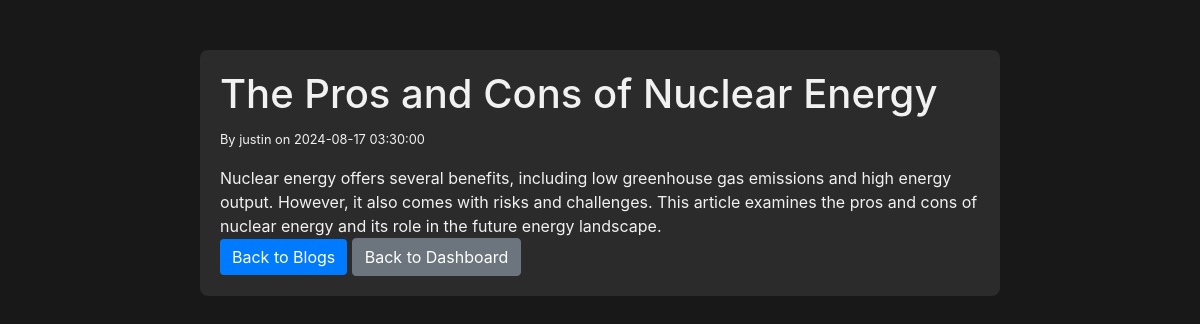
Screenshot of /blog.php?id=14 (signed in) with the database file from the repository.
### tables this page shows
CREATE TABLE `blogs` (
  `id` int NOT NULL,
  `title` varchar(255) NOT NULL,
  `content` text NOT NULL,
  `author_id` int NOT NULL,
  `created_at` timestamp NULL DEFAULT CURRENT_TIMESTAMP
);

CREATE TABLE `users` (
  `id` int NOT NULL,
  `username` varchar(255) NOT NULL,
  `email` varchar(255) NOT NULL,
  `password` varchar(255) NOT NULL,
  `created_at` timestamp NULL DEFAULT CURRENT_TIMESTAMP
);

### blog.php (the view, shortened to what this page needs)
<?php
include 'db_connect.php';
$blog_id = intval($_GET['id']);
$stmt = $conn->prepare("SELECT blogs.title, blogs.content, users.username AS author, blogs.created_at
                         FROM blogs JOIN users ON blogs.author_id = users.id
                         WHERE blogs.id = ?");
$stmt->bind_param("i", $blog_id);
$stmt->execute();
$stmt->store_result();
$stmt->bind_result($title, $content, $author, $created_at);
?>
<!DOCTYPE html>
<html lang="en">
<head>
    <link rel="stylesheet" href="https://stackpath.bootstrapcdn.com/bootstrap/4.5.2/css/bootstrap.min.css">
</head>
<body>
    <div class="container">
        <h1><?php echo htmlspecialchars($title); ?></h1>
        <p><small>By <?php echo htmlspecialchars($author); ?> on <?php echo htmlspecialchars($created_at); ?></small></p>
        <div class="blog-content">
            <?php echo nl2br(htmlspecialchars($content)); ?>
        </div>
        <a href="blogs.php" class="btn btn-primary">Back to Blogs</a>
        <a href="dashboard.php" class="btn btn-secondary">Back to Dashboard</a>
    </div>
</body>
</html>

### blog.php (style rules this page uses)
body { background-color: #181818; color: #f1f1f1; }
.container { max-width: 800px; margin-top: 50px; background-color: #2b2b2b; padding: 20px; border-radius: 8px; }
.btn-primary { background-color: #007bff; border: none; }

### rows the page displays
blogs: title "The Pros and Cons of Nuclear Energy", users.username "justin", created_at "2024-08-17 03:30:00", content "Nuclear energy offers several benefits, including low greenhouse gas emissions and high energy output. However, it also comes with risks and challenges. This article examines the pros and cons of nuclear energy and its role in the future energy landscape."
